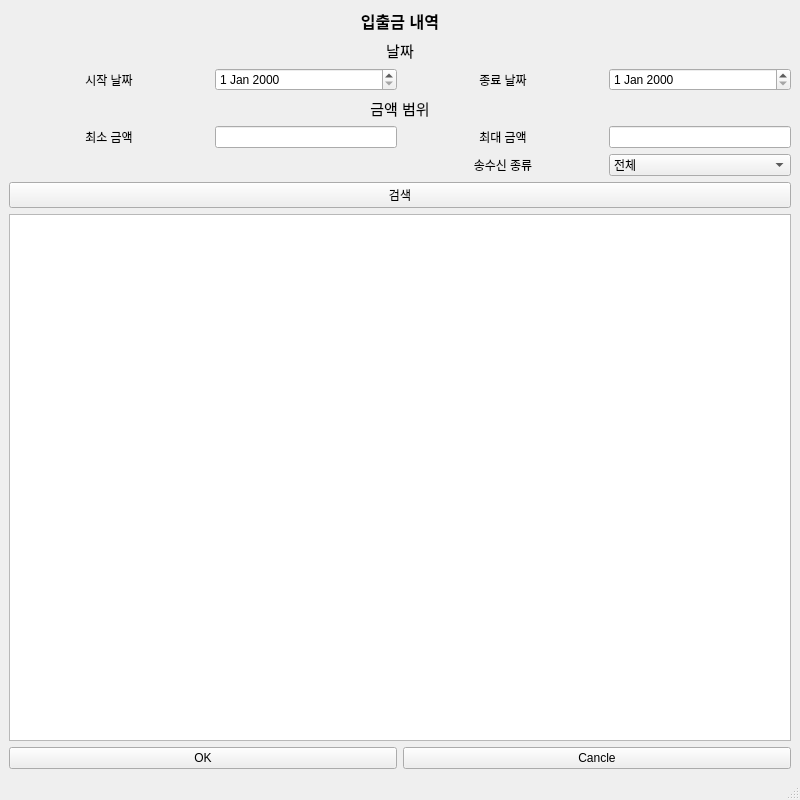
<?xml version="1.0" encoding="UTF-8"?>
<ui version="4.0">
 <class>UserHistoryWindow</class>
 <widget class="QMainWindow" name="UserHistoryWindow">
  <property name="geometry">
   <rect>
    <x>0</x>
    <y>0</y>
    <width>800</width>
    <height>800</height>
   </rect>
  </property>
  <property name="windowTitle">
   <string>MainWindow</string>
  </property>
  <widget class="QWidget" name="centralwidget">
   <layout class="QVBoxLayout" name="verticalLayout">
    <item>
     <layout class="QGridLayout" name="gridLayout">
      <item row="3" column="3">
       <widget class="QLabel" name="label_5">
        <property name="minimumSize">
         <size>
          <width>200</width>
          <height>0</height>
         </size>
        </property>
        <property name="text">
         <string>종료 날짜</string>
        </property>
        <property name="alignment">
         <set>Qt::AlignmentFlag::AlignCenter</set>
        </property>
       </widget>
      </item>
      <item row="6" column="0" colspan="5">
       <widget class="QLabel" name="label_6">
        <property name="font">
         <font>
          <pointsize>11</pointsize>
         </font>
        </property>
        <property name="text">
         <string>금액 범위</string>
        </property>
        <property name="alignment">
         <set>Qt::AlignmentFlag::AlignCenter</set>
        </property>
       </widget>
      </item>
      <item row="0" column="0" colspan="5">
       <widget class="QLabel" name="label">
        <property name="font">
         <font>
          <pointsize>12</pointsize>
          <bold>true</bold>
         </font>
        </property>
        <property name="text">
         <string>입출금 내역</string>
        </property>
        <property name="alignment">
         <set>Qt::AlignmentFlag::AlignCenter</set>
        </property>
       </widget>
      </item>
      <item row="7" column="3">
       <widget class="QLabel" name="label_8">
        <property name="text">
         <string>최대 금액</string>
        </property>
        <property name="alignment">
         <set>Qt::AlignmentFlag::AlignCenter</set>
        </property>
       </widget>
      </item>
      <item row="11" column="0" colspan="5">
       <widget class="QTableWidget" name="tableWidget"/>
      </item>
      <item row="3" column="0" colspan="2">
       <widget class="QLabel" name="label_4">
        <property name="minimumSize">
         <size>
          <width>200</width>
          <height>0</height>
         </size>
        </property>
        <property name="text">
         <string>시작 날짜</string>
        </property>
        <property name="alignment">
         <set>Qt::AlignmentFlag::AlignCenter</set>
        </property>
       </widget>
      </item>
      <item row="10" column="0" colspan="5">
       <widget class="QPushButton" name="pushButton_3">
        <property name="text">
         <string>검색</string>
        </property>
       </widget>
      </item>
      <item row="1" column="0" colspan="5">
       <widget class="QLabel" name="label_3">
        <property name="font">
         <font>
          <pointsize>11</pointsize>
         </font>
        </property>
        <property name="text">
         <string>날짜</string>
        </property>
        <property name="alignment">
         <set>Qt::AlignmentFlag::AlignCenter</set>
        </property>
       </widget>
      </item>
      <item row="7" column="4">
       <widget class="QLineEdit" name="lineEdit_4"/>
      </item>
      <item row="7" column="2">
       <widget class="QLineEdit" name="lineEdit_3"/>
      </item>
      <item row="7" column="0" colspan="2">
       <widget class="QLabel" name="label_7">
        <property name="text">
         <string>최소 금액</string>
        </property>
        <property name="alignment">
         <set>Qt::AlignmentFlag::AlignCenter</set>
        </property>
       </widget>
      </item>
      <item row="9" column="4">
       <widget class="QComboBox" name="comboBox">
        <property name="layoutDirection">
         <enum>Qt::LayoutDirection::LeftToRight</enum>
        </property>
        <property name="sizeAdjustPolicy">
         <enum>QComboBox::SizeAdjustPolicy::AdjustToContents</enum>
        </property>
        <item>
         <property name="text">
          <string>전체</string>
         </property>
        </item>
        <item>
         <property name="text">
          <string>송금</string>
         </property>
        </item>
        <item>
         <property name="text">
          <string>입금</string>
         </property>
        </item>
       </widget>
      </item>
      <item row="9" column="3">
       <widget class="QLabel" name="label_2">
        <property name="text">
         <string>송수신 종류</string>
        </property>
        <property name="alignment">
         <set>Qt::AlignmentFlag::AlignCenter</set>
        </property>
       </widget>
      </item>
      <item row="3" column="2">
       <widget class="QDateEdit" name="dateEdit"/>
      </item>
      <item row="3" column="4">
       <widget class="QDateEdit" name="dateEdit_2"/>
      </item>
      <item row="12" column="3" colspan="2">
       <widget class="QPushButton" name="pushButton_2">
        <property name="text">
         <string>Cancle</string>
        </property>
       </widget>
      </item>
      <item row="12" column="0" colspan="3">
       <widget class="QPushButton" name="pushButton">
        <property name="text">
         <string>OK</string>
        </property>
       </widget>
      </item>
     </layout>
    </item>
   </layout>
  </widget>
  <widget class="QMenuBar" name="menubar">
   <property name="geometry">
    <rect>
     <x>0</x>
     <y>0</y>
     <width>800</width>
     <height>22</height>
    </rect>
   </property>
  </widget>
  <widget class="QStatusBar" name="statusbar"/>
 </widget>
 <resources/>
 <connections/>
</ui>
